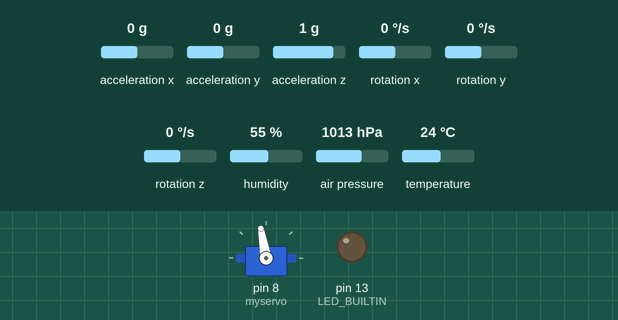
This sketch was run on a simulated Arduino Uno, built with avr-gcc and run on an emulated ATmega328P. Shown: servo, output pins drawn as LEDs (lit = HIGH). The inputs (shaded band) are chosen by the test bench; at power-on: acceleration x 0 g, acceleration y 0 g, acceleration z 1 g, rotation x 0 °/s, rotation y 0 °/s, rotation z 0 °/s, humidity 55 %, air pressure 1013 hPa, temperature 24 °C. Storage starts empty.

Above: at 0.1 s.
At 60.1 s:
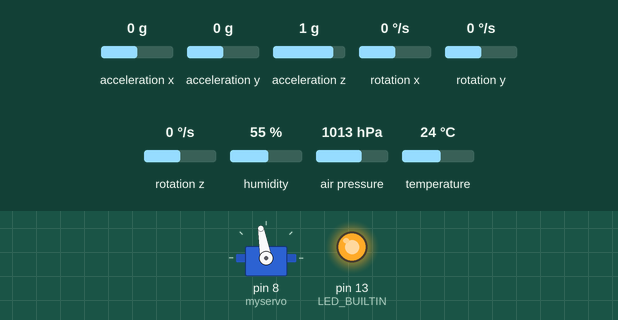
Timing chart, 0 to 61.6 s (numbered marks = the images above):
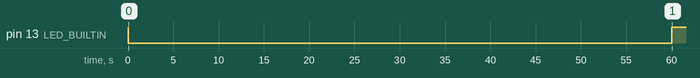

Measured:
- by itself, pin 13 (LED_BUILTIN): LOW → HIGH at 0.00 s, → LOW 0.03 s later, → HIGH 60.0 s later

The sketch:

final_lite0.ino
```cpp
// all sensors together. all basic required funcitonnality there
// launch detection by timer LAUNCH_COUNTDOWN in MILLISECONDS (2 mins = 120000  ;   5 min = 300000   ;   10 min = 600000
// peak detection by pressure + acceleration (acceleration less than 11m/s² on the z axis)
// 95% of board memory with current sketch

#include <Wire.h>
#include <SPI.h>
#include <Adafruit_Sensor.h>
#include <Adafruit_BME280.h>
#include <Adafruit_MPU6050.h>
#include <Servo.h>
#include <SD.h>


#define SEALEVELPRESSURE_HPA (1013.25)
#define CD_UPDATE_GAP 1000 // how often to check for info (flight telemetry)
#define LAUNCH_COUNTDOWN 60000 // 5 SECONDS TO TEST-----------
#define SAFEGUARD_TIMER 15000 // after 15 seconds of flight, the file automatically closes, regardless of the status of the parachute

Adafruit_BME280 bme;
Adafruit_MPU6050 mpu;
Servo myservo;
File file;

float clock_init; // this is the base clock reference for the program

//setting up chute update
float counter;
float sum;
float start_time;
float curr_alt;
float last_alt;

// the accelerations to check if peak is actually reached
sensors_event_t a, g, t;
void setup() {
    // settup all sensors, modules, servo, files
    clock_init = millis();
    pinMode(LED_BUILTIN, OUTPUT);
    digitalWrite(LED_BUILTIN, HIGH);

    // start BME sensor
    bme.begin();

    // start mpu6050 sensor
    mpu.begin();

    //open file
    SD.begin(10);
    file = SD.open("pre.txt", FILE_WRITE);
    if(file){
      file.println("NR");
    }

    // settup servo
    myservo.attach(8);
    myservo.write(100);

    // init BME chute deploy variables
    counter = 0;
    sum = 0;
    start_time = millis();
    last_alt = bme.readAltitude(SEALEVELPRESSURE_HPA);

    // settup mpu range (accel & gyro)
    mpu.setAccelerometerRange(MPU6050_RANGE_8_G);
    mpu.setGyroRange(MPU6050_RANGE_500_DEG);
    mpu.setFilterBandwidth(MPU6050_BAND_21_HZ);
    digitalWrite(LED_BUILTIN, LOW);
    pre_armed();
}

void pre_armed(){
  // WAIT LAUNCH COUNTDOWN TIMER, THEN ENTER FLY PHASE
  while(1){
    if(millis()-clock_init > LAUNCH_COUNTDOWN){
      // ENTER FLY PHASE
      flight();
      while(1); // can never have 2 flight phases
    }
  }

}

void flight(){
  digitalWrite(LED_BUILTIN, HIGH);
  // LOG DATA FIRST
  // THEN UPDATE ALTITUDE (CHECK PEAK FUNCTION)
  // THEN CHECK FOR PAST SAFEGUARD TIMER (or as part of update alt?)
  while(1){
    log_data();
    //important data for update are already measured, they must just update other values
    update_altitude();
  }
  //(UPDATE ALTITUDE OR SAFEGUARD) TIMER WILL DEPLOY CHUTE
}

void log_data(){
  // order:
  // altitude, pressure, temperature, humidity, x_a, y_a, z_a, x_g, y_g, z_g


  curr_alt = bme.readAltitude(SEALEVELPRESSURE_HPA);
  // mpu test code
  /* Get new sensor events with the readings */
  mpu.getEvent(&a, &g, &t);


  //log to file
  file.print(millis());
  file.print(",");
  file.print(bme.readTemperature());
  file.print(",");
  file.print(bme.readPressure()/100.0F);
  file.print(",");
  file.print(bme.readHumidity());
  file.print(",");
  curr_alt = bme.readAltitude(SEALEVELPRESSURE_HPA);
  file.print(curr_alt);

    /* Print out the values */
  file.print(",");
  file.print(a.acceleration.x);
  file.print(",");
  file.print(a.acceleration.y);
  file.print(",");
  file.print(a.acceleration.z);
  file.print(",");

  file.print(g.gyro.x);
  file.print(",");
  file.print(g.gyro.y);
  file.print(",");
  file.println(g.gyro.z);

}

void update_altitude() {
    // altitude stored in curr_alt
    if(millis()-start_time >CD_UPDATE_GAP){ //if it's been more than CD_UPDATE_GAP milliseconds
      // show the average value of the altitude over 1 sec
      float avg = sum/(counter);
      float diff = avg-last_alt;
      // then, if there has been at least a meter of drop, deploy parachute
      if(diff < -1 && (-10)<a.acceleration.z){
        deployChute();
      }
      //when all this is done, indicate what counter was at, update last_alt (=alt) reset counter, start_time, avg

      last_alt = avg;
      counter = 1;
      start_time = millis();
      sum = 0;
    }

    //check if past the safeguard timer
    if((millis()-(clock_init+LAUNCH_COUNTDOWN))>SAFEGUARD_TIMER){
      deployChute();
    }

    //update the altitude avg, then counter
    sum += curr_alt;
    counter += 1;
}

void deployChute() {
   // turn knob 90 degrees
   myservo.write(190);
   myservo.write(190);
   myservo.write(190);
   // close file safely
   file.println("~");
   file.close();
   digitalWrite(LED_BUILTIN, LOW);
   while(1){
   }
   //
}
```
